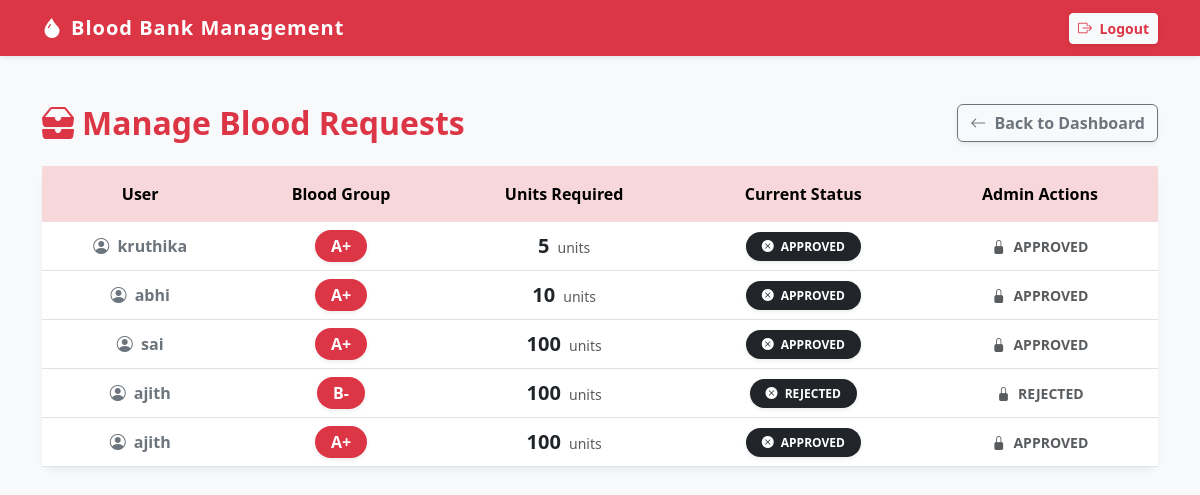
Before: /requests/admin-requests/ (signed in) with the older database file.
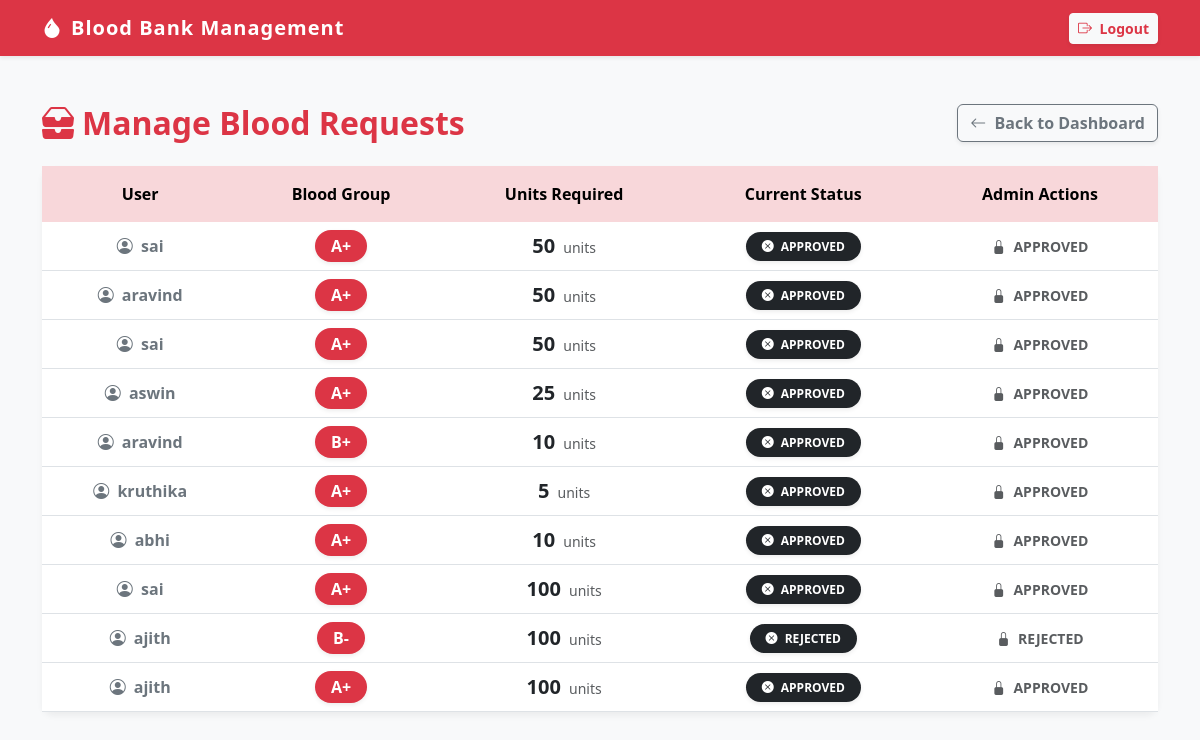
After: the same page with the newer database file.
### requests_app/models.py (models this page shows, shortened)
class BloodRequest(models.Model):
    STATUS_CHOICES = (
        ('PENDING', 'Pending'),
        ('APPROVED', 'Approved'),
        ('REJECTED', 'Rejected'),
    )
    user = models.ForeignKey(User, on_delete=models.CASCADE)
    blood_group = models.ForeignKey(BloodGroup, on_delete=models.CASCADE)
    units_required = models.PositiveIntegerField()
    status = models.CharField(
        max_length=20,
        choices=STATUS_CHOICES,
        default='PENDING'
    )
    request_date = models.DateTimeField(auto_now_add=True)

### accounts/models.py (models this page shows, shortened)
class User(AbstractUser):
    ROLE_CHOICES = (
        ('ADMIN', 'Admin'),
        ('DONOR', 'Donor'),
        ('REQUESTER', 'Requester'),
    )
    role = models.CharField(max_length=20, choices=ROLE_CHOICES)

### inventory/models.py (models this page shows)
class BloodGroup(models.Model):
    blood_group = models.CharField(max_length=5, unique=True)
    def __str__(self):
        return self.blood_group

### requests_app/views.py (the view, shortened to what this page needs)
# urls.py: path('admin-requests/', views.admin_requests, name='admin_requests'),
@login_required
def admin_requests(request):
    if not request.user.is_staff:
        return redirect('dashboard')
    requests = BloodRequest.objects.all().order_by('-request_date')
    return render(request, 'admin_requests.html', {
        'requests': requests
    })

### templates/admin_requests.html (shortened to what the changed rows need)
<!DOCTYPE html>
<html lang="en">
<head>
    <link href="https://cdn.jsdelivr.net/npm/bootstrap@5.3.0/dist/css/bootstrap.min.css" rel="stylesheet">
    <link rel="stylesheet" href="https://cdn.jsdelivr.net/npm/bootstrap-icons@1.10.5/font/bootstrap-icons.css">
</head>
<body>
    <div class="container mt-5">
        <div class="d-flex justify-content-between align-items-center mb-4">
            <h2 class="text-danger fw-bold mb-0">
                <i class="bi bi-inboxes-fill me-2"></i>Manage Blood Requests
            </h2>
        </div>
        <div class="card mb-5">
            <div class="card-body p-0">
                <div class="table-responsive">
                    <table class="table table-hover table-borderless align-middle text-center mb-0">
                        <thead class="table-danger text-danger">
                            <tr>
                                <th class="py-3">User</th>
                                <th class="py-3">Blood Group</th>
                                <th class="py-3">Units Required</th>
                                <th class="py-3">Current Status</th>
                                <th class="py-3">Admin Actions</th>
                            </tr>
                        </thead>
                        <tbody>
                            {% for req in requests %}
                            <tr class="border-bottom">
                                <td class="fw-semibold text-secondary">
                                    <i class="bi bi-person-circle me-1"></i> {{ req.user.username }}
                                </td>
                                <td>
                                    <span class="badge bg-danger fs-6 px-3 py-2 rounded-pill shadow-sm">
                                        {{ req.blood_group }}
                                    </span>
                                </td>
                                <td>
                                    <span class="fw-bold fs-5 text-dark">{{ req.units_required }}</span>
                                    <span class="text-muted small ms-1">units</span>
                                </td>
                                <td>
                                    {% if req.status == "Pending" %}
                                        <span class="badge bg-warning text-dark px-3 py-2 rounded-pill shadow-sm">
                                            <i class="bi bi-hourglass-split me-1"></i> Pending
                                        </span>
                                    {% elif req.status == "Approved" %}
                                        <span class="badge bg-success px-3 py-2 rounded-pill shadow-sm">
                                            <i class="bi bi-check-circle-fill me-1"></i> Approved
                                        </span>
                                    {% else %}
                                        <span class="badge bg-dark px-3 py-2 rounded-pill shadow-sm">
                                            <i class="bi bi-x-circle-fill me-1"></i> {{ req.status }}
                                        </span>
                                    {% endif %}
                                </td>
                                <td>
                                    {% if req.status == "Pending" %}
                                        <div class="d-flex justify-content-center gap-2">
                                            <form method="POST" action="" class="table-form">
                                                {% csrf_token %}
                                                <input type="hidden" name="request_id" value="{{ req.id }}">
                                                <input type="hidden" name="action" value="approve">
                                                <button type="submit" class="btn btn-sm btn-success fw-bold shadow-sm">
                                                    <i class="bi bi-check-lg me-1"></i> Approve
                                                </button>
                                            </form>
                                            <form method="POST" action="" class="table-form">
                                                {% csrf_token %}
                                                <input type="hidden" name="request_id" value="{{ req.id }}">
                                                <input type="hidden" name="action" value="reject">
                                                <button type="submit" class="btn btn-sm btn-outline-danger fw-bold shadow-sm bg-white">
                                                    <i class="bi bi-x-lg me-1"></i> Reject
                                                </button>
                                            </form>
                                        </div>
                                    {% else %}
                                        <span class="text-muted fw-bold small text-uppercase">
                                            <i class="bi bi-lock-fill me-1"></i> {{ req.status }}
                                        </span>
                                    {% endif %}
                                </td>
                            </tr>
                            {% endfor %}
                        </tbody>
                    </table>
                </div>
            </div>
        </div>
        </div>
</body>
</html>

Changed rows visible on the page:
added BloodRequest: user.username "sai", blood_group "A+", units_required "50", status "APPROVED"
added BloodRequest: user.username "aravind", blood_group "A+", units_required "50", status "APPROVED"
added BloodRequest: user.username "sai", blood_group "A+", units_required "50", status "APPROVED"
added BloodRequest: user.username "aswin", blood_group "A+", units_required "25", status "APPROVED"
added BloodRequest: user.username "aravind", blood_group "B+", units_required "10", status "APPROVED"
